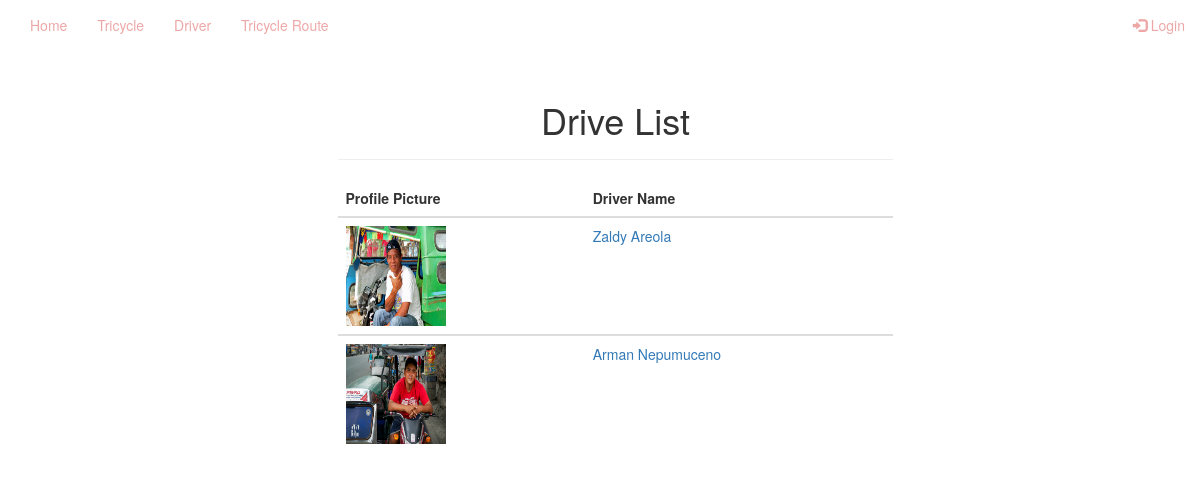
The app's page /driverlist.php with its own data.
### tables this page shows
CREATE TABLE `driver` (
  `driverid` int(11) NOT NULL,
  `drname` varchar(255) NOT NULL,
  `drjoin` varchar(255) NOT NULL,
  `drmobile` varchar(20) NOT NULL,
  `drnid` varchar(30) NOT NULL,
  `drlicense` varchar(30) NOT NULL,
  `drlicensevalid` varchar(100) NOT NULL,
  `draddress` varchar(255) NOT NULL,
  `drphoto` varchar(30) NOT NULL,
  `dr_available` int(11) NOT NULL
);

### driverlist.php (the view, shortened to what this page needs)
<?php
    $connection= mysqli_connect("localhost","root","","san_juan");
    $sql= "SELECT * FROM `driver`";
    $res=mysqli_query($connection,$sql);
?>
<!DOCTYPE html>
<html lang="en">
<head>
    <link rel="stylesheet" href="https://maxcdn.bootstrapcdn.com/bootstrap/3.3.7/css/bootstrap.min.css">
    <link rel="stylesheet" href="animate.css">
    <link rel="stylesheet" href="style.css">
</head>
<body >
   <div  id="myDiv">
   <?php include 'navbar.php'; ?>
   <br><br><br>
   <div class="container">
      <?php
        if(mysqli_num_rows($res)>0){ ?>
      <div class="container">
         <div class="row">
             <div class="col-md-3"></div>
             <div class="col-md-6">
                 <div class="page-header">
                    <h1 class="animated tada" style="text-align: center;">Drive List</h1>
                  </div>
                  <table class="table foo">
                    <thead>
                        <th>Profile Picture</th>
                        <th>Driver Name</th>
                    </thead>
                    <?php while($row=mysqli_fetch_assoc($res)) {  ?>
                    <tbody>
                        <tr>
                            <td><img height="100px" width="100px" src="picture/<?php echo $row["drphoto"]; ?>" alt="dp"></td>
                            <td><a href="driverprofile.php?driverid=<?php echo $row["driverid"]; ?>"> <?php echo $row["drname"] ?></a></td>
                        </tr>
                    </tbody>
                <?php } }?>
                </table>
             </div>
             <div class="col-md-3"></div>
         </div>
      </div>
   </div>
    </div>
</body>
</html>

### records on screen
driver: drphoto (picture), drname "Zaldy Areola"
driver: drphoto (picture), drname "Arman Nepumuceno"
